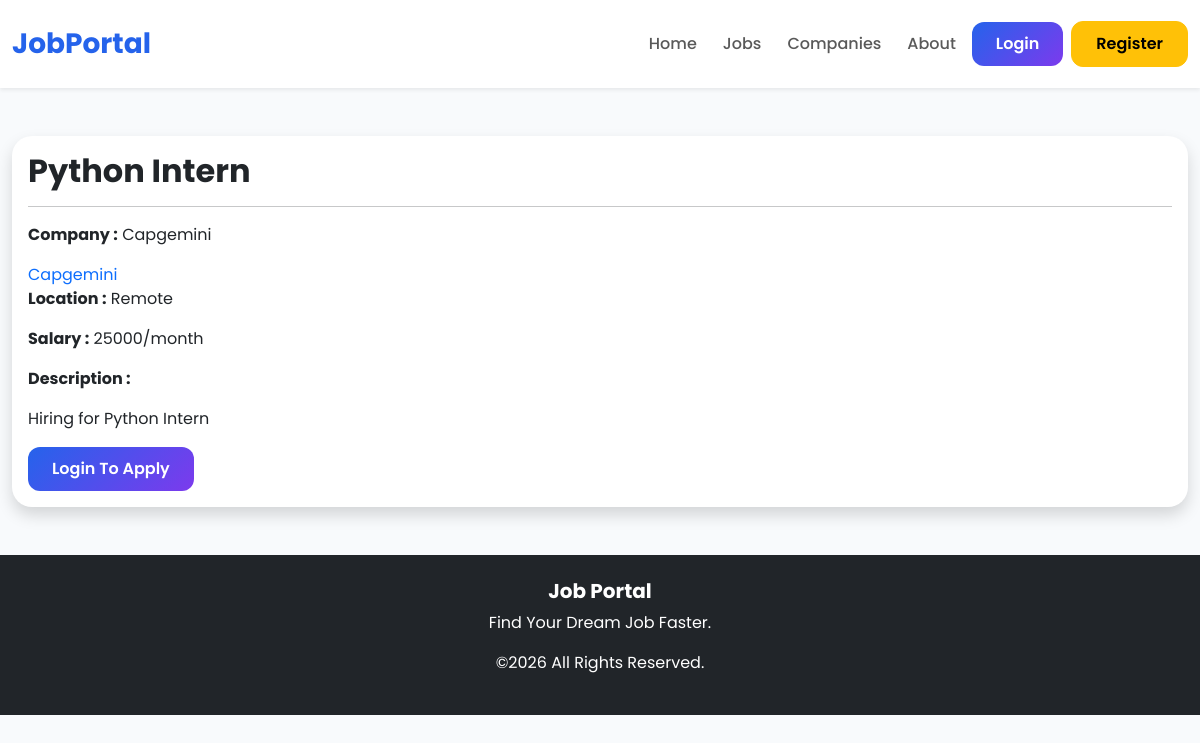
Screenshot of /job/9/ with the database file from the repository.
### jobs/models.py (models this page shows, shortened)
class Job(models.Model):
    class EmploymentType(models.TextChoices):
        FULL_TIME = "full_time", "Full Time"
        PART_TIME = "part_time", "Part Time"
        CONTRACT = "contract", "Contract"
        INTERNSHIP = "internship", "Internship"
    title = models.CharField(max_length=200)
    company = models.ForeignKey(Company,on_delete=models.CASCADE)
    location = models.CharField(max_length=200)
    salary = models.CharField(max_length=100)
    description = models.TextField()
    employment_type = models.CharField(
        max_length=20,
        choices=EmploymentType.choices,
        default=EmploymentType.FULL_TIME,
    )
    is_active = models.BooleanField(default=True)
    created_at = models.DateTimeField(auto_now_add=True)
    updated_at = models.DateTimeField(default=timezone.now)
    class Meta:
        ordering = ["-created_at"]

class Company(models.Model):
    name = models.CharField(max_length=200)
    logo = models.ImageField(
        upload_to="company_logo/",
        blank=True,
        null=True
    )
    website = models.URLField(
        blank=True,
        null=True
    )
    email = models.EmailField(
        blank=True,
        null=True
    )
    location = models.CharField(
        max_length=200,
        blank=True,
        null=True
    )
    description = models.TextField(
        blank=True,
        null=True
    )
    def __str__(self):
        return self.name

### jobs/views.py (the view)
# urls.py: path('job/<int:id>/', views.job_detail, name='job_detail'),
def job_detail(request, id):
    job = get_object_or_404(Job, id=id)
    return render(
        request,
        "jobs/detail.html",
        {
            "job": job
        }
    )

### templates/jobs/detail.html (shortened to what this page needs)
{% extends 'base.html' %}
{% block content %}
<div class="container mt-5">
<div class="card shadow">
<div class="card-body">
<h2>{{ job.title }}</h2>
<hr>
<p><strong>Company :</strong> {{ job.company }}</p>
<a href="{% url 'company_detail' job.company.id %}">
    {{ job.company.name }}
</a>
<p><strong>Location :</strong> {{ job.location }}</p>
<p><strong>Salary :</strong> {{ job.salary }}</p>
<p><strong>Description :</strong></p>
<p>{{ job.description }}</p>
{% if user.is_authenticated %}
<form method="POST" action="{% url 'apply_job' job.id %}">
{% csrf_token %}
<button class="btn btn-success">
Apply Now
</button>
</form>
<a href="{% url 'save_job' job.id %}" class="btn btn-outline-primary ms-2">
    <i class="bi bi-bookmark"></i> Save Job
</a>
{% else %}
<a href="{% url 'login' %}" class="btn btn-primary">
Login To Apply
</a>
{% endif %}
</div>
</div>
</div>
{% endblock %}

### static/css/style.css (style rules this page uses)
* { margin:0; padding:0; box-sizing:border-box; font-family:'Poppins',sans-serif; }
html { scroll-behavior:smooth; }
body { font-family:'Inter',sans-serif; background:var(--bg); color:var(--text); overflow-x:hidden; }
a { text-decoration:none; transition:all .3s ease; }
:root { --primary:#2563eb; --secondary:#7c3aed; --accent:#06b6d4; --bg:#f8fafc; --card:#ffffff; --text:#1e293b; --muted:#64748b; --radius:18px; --shadow: 0 10px 30px rgba(0,0,0,.08); }
h1,h2,h3,h4,h5,h6 { font-family:'Poppins',sans-serif; font-weight:700; }
a { text-decoration:none; transition:.3s; }
.container { max-width:1280px; }
.card { border:none; border-radius:20px; box-shadow:0 15px 40px rgba(0,0,0,.08); transition:.35s; overflow:hidden; }
.btn { border-radius:12px; padding:10px 24px; font-weight:600; transition:.35s; }
.btn-primary { background:linear-gradient(135deg,#2563eb,#7c3aed); border:none; }

### rows the page displays
Job: title "Python Intern", company "Capgemini", company.name "Capgemini", location "Remote", salary "25000/month", description "Hiring for Python Intern"
